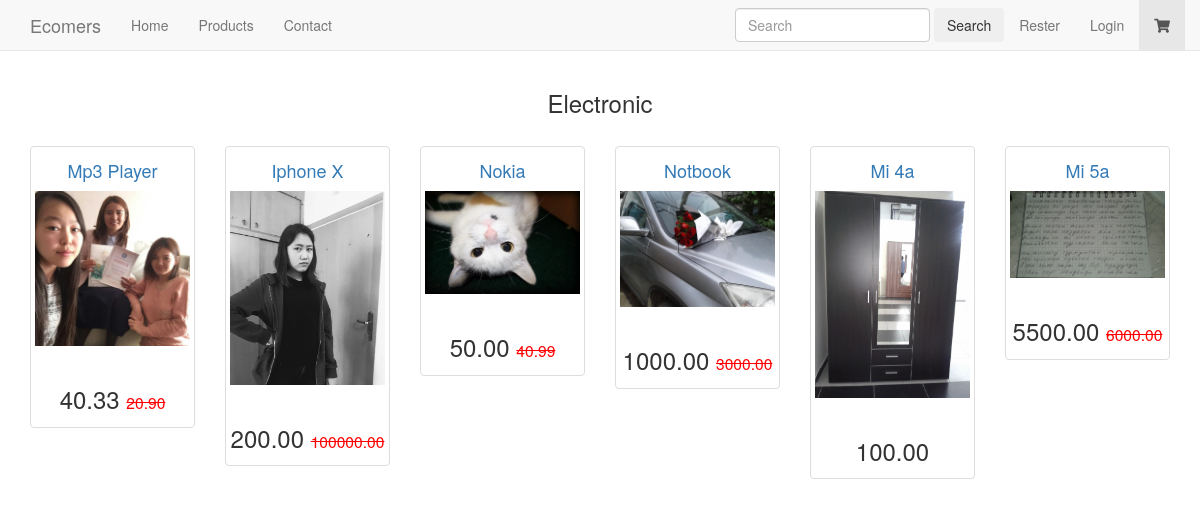
The page /categories/electronic/ on the database its author committed.
### products/models.py (models this page shows, shortened)
class Category(models.Model):
    title = models.CharField(unique=True, max_length=100)
    slug = models.SlugField(unique=True)
    description = models.TextField(blank=True,null=True)
    active = models.BooleanField(default=True)
    timestamp = models.DateTimeField( auto_now_add=True,auto_now=False)
    class Meta:
        verbose_name = 'Category'
        verbose_name_plural = 'Categorys'
    def __str__(self):
        return self.title

class Product(models.Model):
    title = models.CharField( max_length=100)
    description = models.TextField(blank=True , null = True)
    price = models.DecimalField(max_digits=20, decimal_places=2)
    active = models.BooleanField(default=True)
    categories = models.ManyToManyField('Category',blank=True)
    default = models.ForeignKey('Category', related_name = 'default_category', null = True,blank=True)
    objects = ProductManager()
    class Meta:
        verbose_name = 'Product'
        verbose_name_plural = 'Products'
    def get_absolute_url(self):
        return reverse("product_detail", kwargs = {"pk":self.pk})
    def get_html_price(self):
        if self.variation_set.first().sale_price is not None:
            html_price='<h3 id="price">%s <small class="org-price" id="price"> %s</small></h3>'%(self.variation_set.first().sale_price,self.variation_set.first().price)
        else:
            html_price = '<h3 id="price">%s</h3>'%(self.variation_set.first().price)
        return mark_safe(html_price)
    def get_img_url(self):
        img = self.productimage_set.first()
        if img:
            return img.image.url
        else:
            return img

class ProductImage(models.Model):
    product = models.ForeignKey(Product)
    image = models.ImageField(upload_to=image_upload_products,)
    class Meta:
        verbose_name = 'ProductImage'
        verbose_name_plural = 'ProductImages'

class Variation(models.Model):
    product = models.ForeignKey(Product)
    title = models.CharField( max_length=100)
    price = models.DecimalField(max_digits=20, decimal_places=2)
    sale_price = models.DecimalField(max_digits=20, decimal_places=2 , null = True, blank = True)
    active = models.BooleanField(default=True)
    inventory = models.IntegerField(blank=True, null=True)
    class Meta:
        verbose_name = 'Variation'
        verbose_name_plural = 'Variations'

### products/views.py (the view)
class CategoryDetailView(DetailView):
    model = Category
    def get_context_data(self,*args,**kwargs):
        context = super().get_context_data(*args,**kwargs)
        obj = self.get_object()
        product_set = obj.product_set.all()
        default_product = obj.default_category.all()
        products = (product_set|default_product).distinct()
        context['products'] = products
        return context

### templates/products/category_detail.html (shortened to what this page needs)
{% extends "base.html" %}
{% block content %}
  <h3 class="text-center">{{object|title}}</h3>
  <br>
  <div class="row">
  {% for product in products %}
  <div class="col-xs-2">
   {% include "products/product_thumbnail.html" with product=product %}
  </div>
  {% cycle '' '' '' '' '' '</div><div class="row">' %}
  {% endfor %}
{% endblock %}

### templates/products/product_thumbnail.html
<div class="thumbnail text-center">
<h4><a href="{{product.get_absolute_url}}">{{product.title|title}}</a></h4>
{% if product.get_img_url %}
<a href="{{product.get_absolute_url}}"><img src="{{product.get_img_url}}" class="img-responsive" alt="..."></a>
<br>
{% endif %}
{{product.get_html_price}}
</div>

### static_in_pro/our_static/css/navbar-fixed-top.css (style rules this page uses)
body { min-height: 2000px; padding-top: 70px; }

### static_in_pro/our_static/css/castom.css (style rules this page uses)
.org-price { color:red; text-decoration: line-through; }

### rows shown on the page
Category: title "Electronic"
Product: title "Mp3 Player", get_img_url (picture), get_html_price "40.33 20.90"
Product: title "Iphone X", get_img_url (picture), get_html_price "200.00 100000.00"
Product: title "Nokia", get_img_url (picture), get_html_price "50.00 40.99"
Product: title "Notbook", get_img_url (picture), get_html_price "1000.00 3000.00"
Product: title "Mi 4a", get_img_url (picture), get_html_price "100.00"
Product: title "Mi 5a", get_img_url (picture), get_html_price "5500.00 6000.00"
